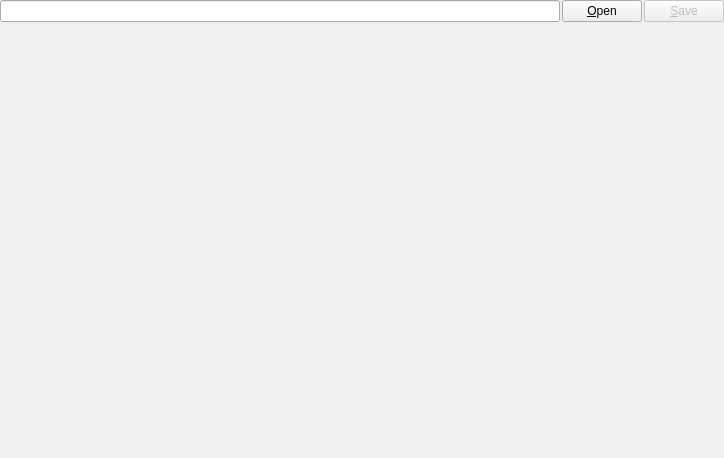
<?xml version="1.0" encoding="UTF-8"?>
<ui version="4.0">
 <class>GCodeEditorPage</class>
 <widget class="QWidget" name="GCodeEditorPage">
  <property name="geometry">
   <rect>
    <x>0</x>
    <y>0</y>
    <width>724</width>
    <height>458</height>
   </rect>
  </property>
  <property name="sizePolicy">
   <sizepolicy hsizetype="MinimumExpanding" vsizetype="MinimumExpanding">
    <horstretch>0</horstretch>
    <verstretch>0</verstretch>
   </sizepolicy>
  </property>
  <property name="minimumSize">
   <size>
    <width>0</width>
    <height>300</height>
   </size>
  </property>
  <property name="windowTitle">
   <string>Frame</string>
  </property>
  <layout class="QGridLayout" name="gridLayout">
   <property name="leftMargin">
    <number>0</number>
   </property>
   <property name="topMargin">
    <number>0</number>
   </property>
   <property name="rightMargin">
    <number>0</number>
   </property>
   <property name="bottomMargin">
    <number>0</number>
   </property>
   <property name="spacing">
    <number>2</number>
   </property>
   <item row="0" column="1">
    <widget class="QPushButton" name="pbOpen">
     <property name="sizePolicy">
      <sizepolicy hsizetype="Minimum" vsizetype="Minimum">
       <horstretch>0</horstretch>
       <verstretch>0</verstretch>
      </sizepolicy>
     </property>
     <property name="focusPolicy">
      <enum>Qt::TabFocus</enum>
     </property>
     <property name="text">
      <string>&amp;Open</string>
     </property>
    </widget>
   </item>
   <item row="0" column="0">
    <widget class="QLineEdit" name="fileName">
     <property name="sizePolicy">
      <sizepolicy hsizetype="MinimumExpanding" vsizetype="Preferred">
       <horstretch>0</horstretch>
       <verstretch>0</verstretch>
      </sizepolicy>
     </property>
     <property name="cursor">
      <cursorShape>ArrowCursor</cursorShape>
     </property>
     <property name="focusPolicy">
      <enum>Qt::NoFocus</enum>
     </property>
     <property name="acceptDrops">
      <bool>false</bool>
     </property>
     <property name="text">
      <string notr="true"/>
     </property>
     <property name="alignment">
      <set>Qt::AlignLeading|Qt::AlignLeft|Qt::AlignVCenter</set>
     </property>
     <property name="readOnly">
      <bool>true</bool>
     </property>
     <property name="placeholderText">
      <string notr="true"/>
     </property>
    </widget>
   </item>
   <item row="0" column="2">
    <widget class="QPushButton" name="pbSave">
     <property name="enabled">
      <bool>false</bool>
     </property>
     <property name="sizePolicy">
      <sizepolicy hsizetype="Minimum" vsizetype="Minimum">
       <horstretch>0</horstretch>
       <verstretch>0</verstretch>
      </sizepolicy>
     </property>
     <property name="focusPolicy">
      <enum>Qt::NoFocus</enum>
     </property>
     <property name="text">
      <string>&amp;Save</string>
     </property>
    </widget>
   </item>
   <item row="1" column="0" colspan="3">
    <widget class="QWidget" name="widget" native="true">
     <property name="sizePolicy">
      <sizepolicy hsizetype="MinimumExpanding" vsizetype="MinimumExpanding">
       <horstretch>0</horstretch>
       <verstretch>0</verstretch>
      </sizepolicy>
     </property>
     <property name="focusPolicy">
      <enum>Qt::StrongFocus</enum>
     </property>
    </widget>
   </item>
  </layout>
 </widget>
 <resources/>
 <connections/>
</ui>
